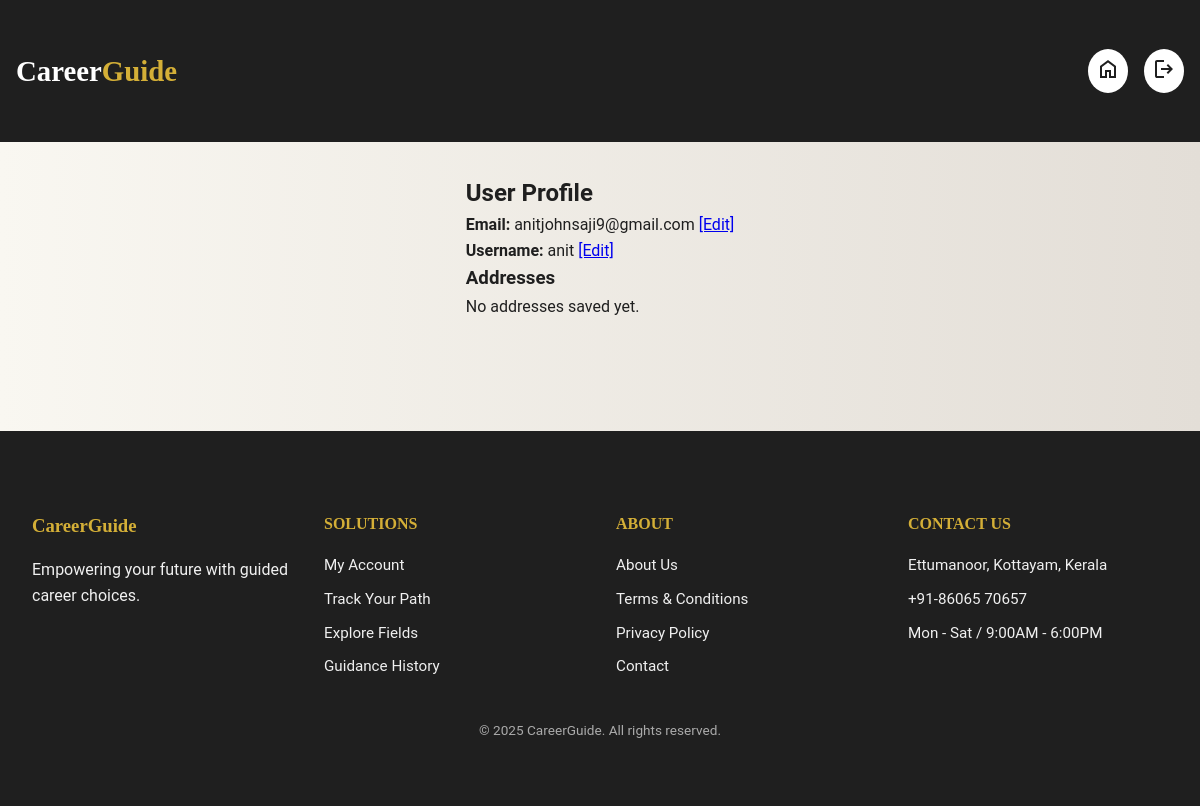
Page /profile/ (signed in) on the earlier database version.
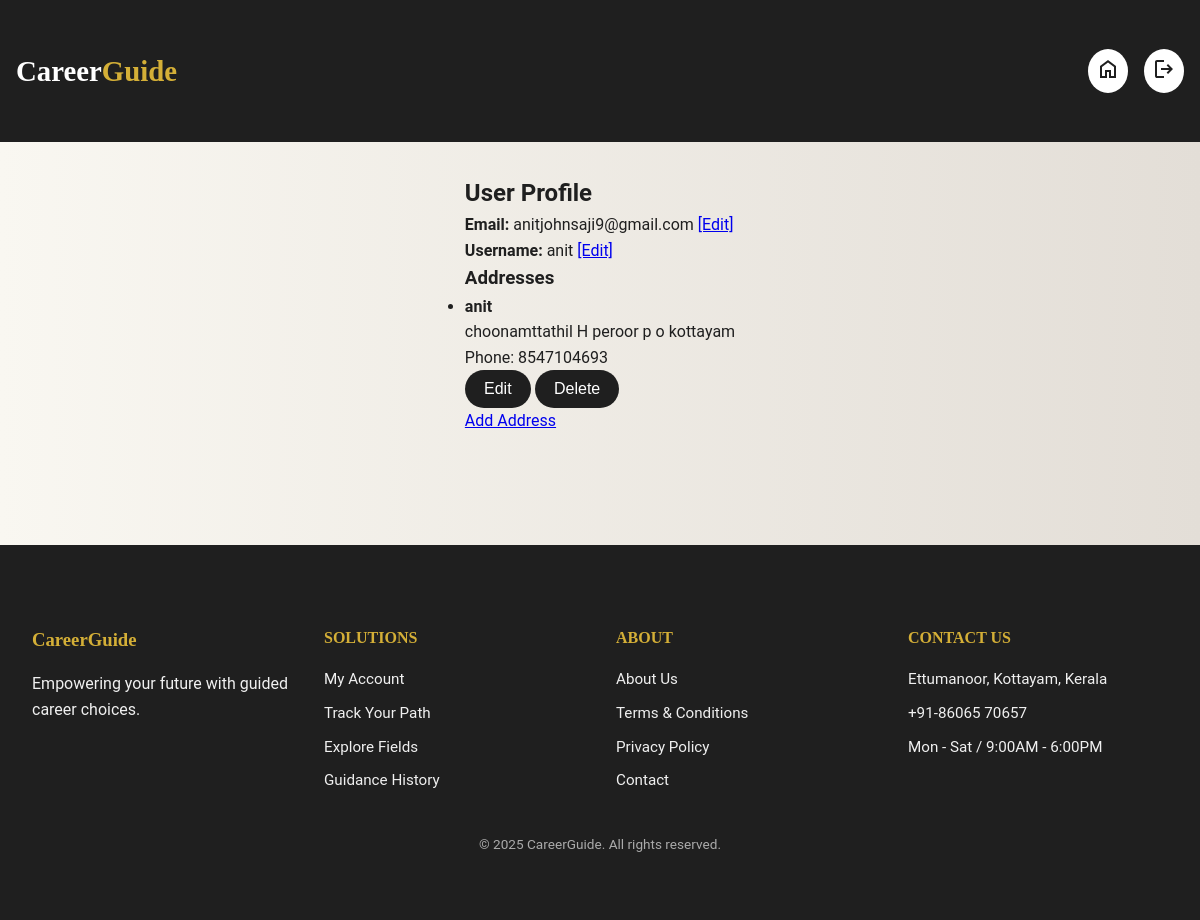
Same page on the later database version.
### project_app/models.py (models this page shows)
class Address(models.Model):
    user = models.ForeignKey(User, on_delete=models.CASCADE)
    name=models.CharField(max_length=225)
    address=models.TextField()
    phone=models.CharField(max_length=12)

### project_app/views.py (the view)
# urls.py: path('profile/', views.profile_view, name='profile'),
@login_required(login_url='userlogin')
def profile_view(request):
    addresses = Address.objects.filter(user=request.user)
    context = {
        'addresses': addresses,
        'email': request.user.email,
    }
    return render(request, 'profile.html', context)

### templates/profile.html (shortened to what this page needs)
{% load static %}
<!DOCTYPE html>
<html lang="en">
<head>
    <link rel="stylesheet" href="{% static 'css/profile.css' %}">
</head>
<body>
    <nav>
        <div class="container nav-container">
            <div class="logo">Career<span>Guide</span></div>
            <div class="nav-links">
                <a href="{% url 'index' %}"><button><svg xmlns="http://www.w3.org/2000/svg" height="24px" viewBox="0 -960 960 960" width="24px" fill="#1f1f1f"><path d="M240-200h120v-240h240v240h120v-360L480-740 240-560v360Zm-80 80v-480l320-240 320 240v480H520v-240h-80v240H160Zm320-350Z"/></svg></button></a>
                <a href="{% url 'logout' %}"><button><svg xmlns="http://www.w3.org/2000/svg" height="24px" viewBox="0 -960 960 960" width="24px" fill="#1f1f1f"><path d="M200-120q-33 0-56.5-23.5T120-200v-560q0-33 23.5-56.5T200-840h280v80H200v560h280v80H200Zm440-160-55-58 102-102H360v-80h327L585-622l55-58 200 200-200 200Z"/></svg></button></a>
            </div>
        </div>
    </nav>
<div class="container ">
    <h2>User Profile</h2>
    <p><strong>Email:</strong> {{ email }} <a href="{% url 'edit_email' %}">[Edit]</a></p>
    <p><strong>Username:</strong> {{ request.user.username }} <a href="{% url 'edit_username' %}">[Edit]</a></p>
    <h3 class="mt-4">Addresses</h3>
    {% if addresses %}
      <ul class="list-group">
        {% for addr in addresses %}
          <li class="list-group-item">
            <strong>{{ addr.name }}</strong><br>
            {{ addr.address }}<br>
            Phone: {{ addr.phone }}<br>
            <a href="{% url 'edit_address' addr.id %}" ><button>Edit</button></a>
            <a href="{% url 'delete_address' addr.id %}"><button>Delete</button></a>
          </li>
          <a class="btn btn-success mb-3" href="{% url 'add_address' %}">Add Address</a>
        {% endfor %}
      </ul>
    {% else %}
      <p>No addresses saved yet.</p>
    {% endif %}
  </div>
   <footer class="footer">
    <div class="container">
        <div class="footer-container">
            <div class="foot-column">
                <h3>CareerGuide</h3>
                <p>Empowering your future with guided career choices.</p>
            </div>
            <div class="foot-column">
                <h4>SOLUTIONS</h4>
                <ul>
                    <li>My Account</li>
                    <li>Track Your Path</li>
                    <li>Explore Fields</li>
                    <li>Guidance History</li>
                </ul>
            </div>
            <div class="foot-column">
                <h4>ABOUT</h4>
                <ul>
                    <li>About Us</li>
                    <li>Terms & Conditions</li>
                    <li>Privacy Policy</li>
                    <li>Contact</li>
                </ul>
            </div>
            <div class="foot-column">
                <h4>CONTACT US</h4>
                <ul>
                    <li>Ettumanoor, Kottayam, Kerala</li>
                    <li>+91-86065 70657</li>
                    <li>Mon - Sat / 9:00AM - 6:00PM</li>
                </ul>
            </div>
        </div>
        <div class="footer-bottom">
            <p>© 2025 CareerGuide. All rights reserved.</p>
        </div>
    </div>
</footer>
</body>
</html>

Differences in the rows shown:
added Address: name "anit", address "choonamttathil H peroor p o kottayam", phone "8547104693"
Other differences:
text no longer shown: "No addresses saved yet."
